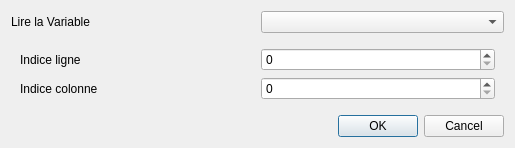
<?xml version="1.0" encoding="UTF-8"?>
<ui version="4.0">
 <class>LireVar</class>
 <widget class="QDialog" name="LireVar">
  <property name="geometry">
   <rect>
    <x>0</x>
    <y>0</y>
    <width>515</width>
    <height>139</height>
   </rect>
  </property>
  <property name="windowTitle">
   <string>Dialog</string>
  </property>
  <layout class="QGridLayout" name="gridLayout_3">
   <item row="1" column="0">
    <spacer name="horizontalSpacer">
     <property name="orientation">
      <enum>Qt::Horizontal</enum>
     </property>
     <property name="sizeHint" stdset="0">
      <size>
       <width>243</width>
       <height>20</height>
      </size>
     </property>
    </spacer>
   </item>
   <item row="1" column="1">
    <widget class="QDialogButtonBox" name="buttonBox">
     <property name="standardButtons">
      <set>QDialogButtonBox::Cancel|QDialogButtonBox::Ok</set>
     </property>
    </widget>
   </item>
   <item row="0" column="0" colspan="2">
    <layout class="QGridLayout" name="gridLayout_2">
     <item row="0" column="0">
      <widget class="QLabel" name="label">
       <property name="text">
        <string>Lire la Variable</string>
       </property>
      </widget>
     </item>
     <item row="0" column="1">
      <widget class="QComboBox" name="var"/>
     </item>
     <item row="1" column="0" colspan="2">
      <widget class="QWidget" name="widget" native="true">
       <layout class="QGridLayout" name="gridLayout">
        <item row="0" column="0">
         <widget class="QLabel" name="label_2">
          <property name="text">
           <string>Indice ligne</string>
          </property>
         </widget>
        </item>
        <item row="0" column="1">
         <widget class="QSpinBox" name="indicelligne"/>
        </item>
        <item row="1" column="0">
         <widget class="QLabel" name="label_3">
          <property name="text">
           <string>Indice colonne</string>
          </property>
         </widget>
        </item>
        <item row="1" column="1">
         <widget class="QSpinBox" name="indicecolonne"/>
        </item>
       </layout>
      </widget>
     </item>
    </layout>
   </item>
  </layout>
 </widget>
 <resources/>
 <connections/>
</ui>
